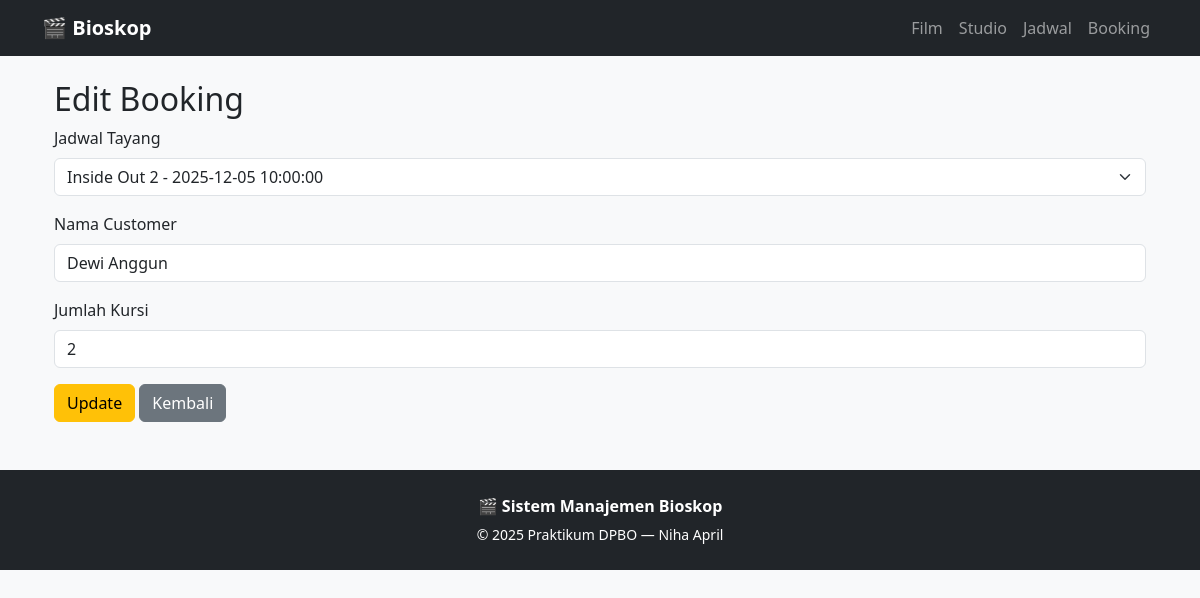
The app's page /ProjectMVVM/index.php?page=edit_booking&id=2 with its own data.
### tables this page shows
CREATE TABLE `bookings` (
  `id_booking` int(11) NOT NULL,
  `id_schedule` int(11) DEFAULT NULL,
  `customer_name` varchar(100) DEFAULT NULL,
  `seats` int(11) DEFAULT NULL
);

CREATE TABLE `schedules` (
  `id_schedule` int(11) NOT NULL,
  `id_movie` int(11) DEFAULT NULL,
  `id_studio` int(11) DEFAULT NULL,
  `showtime` datetime DEFAULT NULL
);

CREATE TABLE `movies` (
  `id_movie` int(11) NOT NULL,
  `title` varchar(100) DEFAULT NULL,
  `genre` varchar(50) DEFAULT NULL,
  `duration` int(11) DEFAULT NULL
);

### ProjectMVVM/Models/BookingModel.php (called while the page is built, shortened)
<?php
require_once "Config/Database.php";
class BookingModel {
    private $conn;
    public function __construct() {
        $db = new Database();
        $this->conn = $db->connect();
    }
    public function getAll() {
        $sql = "SELECT bookings.*,
                       schedules.showtime,
                       movies.title AS movie_title
                FROM bookings
                JOIN schedules ON bookings.id_schedule = schedules.id_schedule
                JOIN movies ON schedules.id_movie = movies.id_movie
                ORDER BY id_booking DESC";
        $stmt = $this->conn->prepare($sql);
        $stmt->execute();
        return $stmt->fetchAll(PDO::FETCH_ASSOC);
    }
    public function getById($id) {
        $sql = "SELECT * FROM bookings WHERE id_booking=?";
        $stmt = $this->conn->prepare($sql);
        $stmt->execute([$id]);
        return $stmt->fetch(PDO::FETCH_ASSOC);
    }
}
?>

### ProjectMVVM/Config/Database.php (called while the page is built, shortened)
<?php
class Database {
    private $host = "localhost";
    private $dbname = "bioskop_db";
    private $username = "root";
    private $password = "";
    public function connect() {
        $this->conn = null;
        try {
            $this->conn = new PDO(
                "mysql:host=" . $this->host . ";dbname=" . $this->dbname,
                $this->username,
                $this->password
            );
            $this->conn->setAttribute(PDO::ATTR_ERRMODE, PDO::ERRMODE_EXCEPTION);
        } catch (PDOException $exception) {
            echo "Connection error: " . $exception->getMessage();
        }
        return $this->conn;
    }
}
?>

### ProjectMVVM/ViewModels/BookingVM.php (called while the page is built, shortened)
<?php
require_once "Models/BookingModel.php";
require_once "Models/ScheduleModel.php";
class BookingVM {
    private $model;
    public function __construct() {
        $this->model = new BookingModel();
        $this->bookings = $this->model->getAll();
        $scheduleModel = new ScheduleModel();
        $this->schedules = $scheduleModel->getAll();
    }
    public function edit($id) {
        $booking = $this->model->getById($id);
        return $booking;
    }
}
?>

### ProjectMVVM/Models/ScheduleModel.php (called while the page is built, shortened)
<?php
require_once "Config/Database.php";
class ScheduleModel {
    private $conn;
    public function __construct() {
        $db = new Database();
        $this->conn = $db->connect();
    }
    public function getAll() {
        $sql = "SELECT schedules.*,
                       movies.title AS movie_title,
                       studios.name AS studio_name
                FROM schedules
                JOIN movies ON schedules.id_movie = movies.id_movie
                JOIN studios ON schedules.id_studio = studios.id_studio
                ORDER BY schedules.id_schedule DESC";
        $stmt = $this->conn->prepare($sql);
        $stmt->execute();
        return $stmt->fetchAll(PDO::FETCH_ASSOC);
    }
}
?>

### ProjectMVVM/Views/bookings/edit.php (the view)
<?php
require_once "ViewModels/BookingVM.php";
$vm = new BookingVM();
$booking = $vm->edit($_GET['id']);
?>
<div class="container mt-4">
    <h2>Edit Booking</h2>
    <form method="post">
        <div class="mb-3">
            <label class="form-label">Jadwal Tayang</label>
            <select name="id_schedule" class="form-select">
                <?php foreach ($vm->schedules as $sc): ?>
                <option value="<?= $sc['id_schedule'] ?>"
                    <?= $booking['id_schedule'] == $sc['id_schedule'] ? 'selected' : '' ?>>
                    <?= $sc['movie_title'] ?> - <?= $sc['showtime'] ?>
                </option>
                <?php endforeach ?>
            </select>
        </div>
        <div class="mb-3">
            <label class="form-label">Nama Customer</label>
            <input type="text" name="customer_name" class="form-control" value="<?= $booking['customer_name'] ?>">
        </div>
        <div class="mb-3">
            <label class="form-label">Jumlah Kursi</label>
            <input type="number" name="seats" class="form-control" value="<?= $booking['seats'] ?>">
        </div>
        <button type="submit" name="submit" class="btn btn-warning">Update</button>
        <a href="index.php?page=bookings" class="btn btn-secondary">Kembali</a>
    </form>
</div>

### records on screen
bookings: id_schedule "Inside Out 2 - 2025-12-05 10:00:00", customer_name "Dewi Anggun", seats "2"
